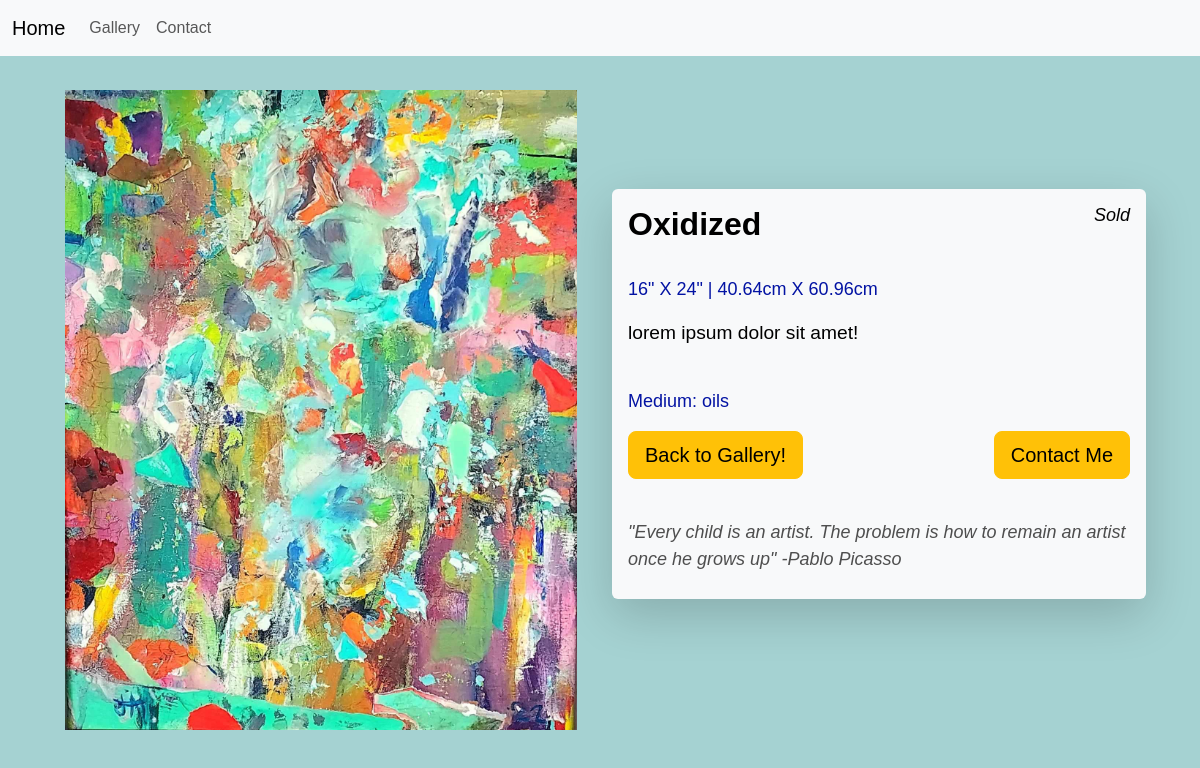
The page /gallery/Oxidized/ on the database as committed earlier.
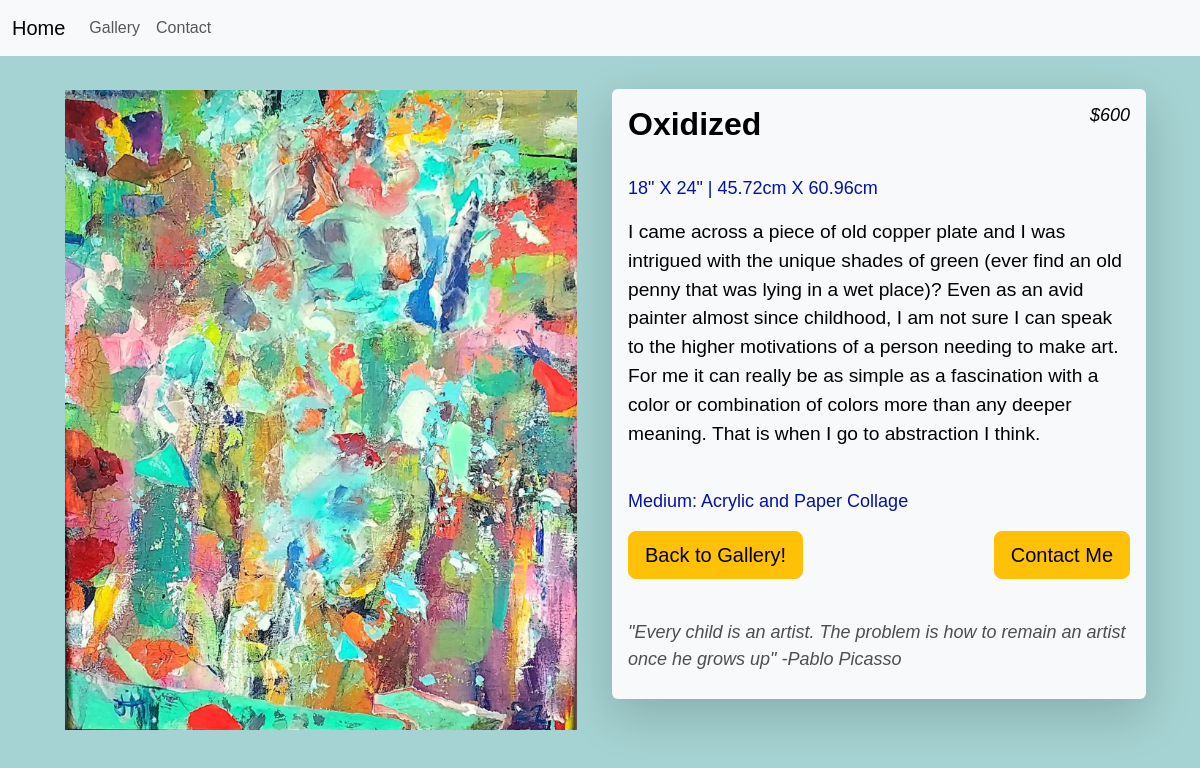
The same page on the database as committed later.
### jimTheArtist/models.py (models this page shows, shortened)
class Painting(models.Model):
    title = models.CharField(max_length=100)
    description = models.TextField()
    medium = models.TextField()
    length = models.IntegerField()
    height = models.IntegerField()
    price = models.IntegerField()
    image = models.ImageField(upload_to='paintings/')

### jimTheArtist/views.py (the view)
# urls.py: path('gallery/<str:painting_name>/', views.painting, name='painting'),
def painting(request, painting_name):
    painting = get_object_or_404(Painting, title=painting_name)
    if painting.price == 0:
        painting.price = 'Sold'
    elif  painting.price < 0:
        painting.price = 'Not For Sale'
    else:
        painting.price = '${:,.0f}'.format(painting.price)
    length_cm = str(painting.length * 2.54) + 'cm'
    height_cm = str(painting.height * 2.54)  + 'cm'
    return render(request, 'painting.html', {'painting': painting,
                                             'quote': random.choice(quotes),
                                             'length_cm': length_cm,
                                             'height_cm': height_cm
                                             }
                                             )

### jimTheArtist/templates/painting.html (shortened to what this page needs)
{% extends 'base.html' %}
{% block content %}
<div class="container">
    <div class="row">
        <div class="col-md-6">
            <span class="d-block mb-3"><img class="full-screen-image w-100 painting_img" src="{{ painting.image.url }}"></span>
        </div>
        <div class="col-md-6 d-flex flex-column justify-content-center">
            <div class="shadow-lg p-3 mb-5 bg-body-tertiary rounded">
              <div class="mb-3">
                <h1 class="h2 mb-2 painting-title">{{ painting.title }} <span class="price-text h5"> {{ painting.price }}</span></h1>
                <br/>
                <p class="small size-text mb-3">{{ painting.length }}" X {{painting.height}}" | {{length_cm}} X {{height_cm}} </p>
                <p class="small painting-text">{{ painting.description }}</p>
                <br/>
                <p class="small medium-text mb-3">Medium: {{ painting.medium}} </p>
              </div>
              <div class="d-flex justify-content-between mb-3">
                <a href="{% url 'gallery' %}" class="btn btn-warning btn-lg mr-3">Back to Gallery!</a>
                <a href="{% url 'contact' %}" class="btn btn-warning btn-lg">Contact Me</a>
              </div>
              <br/>
              <p class="small mb-0 quote-text">{{ quote }}</p>
            </div>
          </div>
    </div>
</div>
{% endblock %}

### jimTheArtist/templates/base.html (shortened to what this page needs)
<!doctype html>
<html lang="en">
  <head>
    <link href="https://cdn.jsdelivr.net/npm/bootstrap@5.3.0-alpha1/dist/css/bootstrap.min.css" rel="stylesheet">
    {% load static %}
    <link rel="stylesheet" type="text/css" href="{% static 'css/style.css' %}"/>
    <link href="{% static 'css/gallery.css' %}" rel="stylesheet">
    <link href="{% static 'css/painting.css' %}" rel="stylesheet">
    <link href="{% static 'css/contact.css' %}" rel="stylesheet">
  </head>
  <body>
    {% include 'navbar.html' %}
    <br/>
    <div class="container">
        {%  block content %}
        {% endblock %}
    </div>
  </body>
</html>

### jimTheArtist/templates/navbar.html (shortened to what this page needs)
{% load static %}
<nav class="navbar navbar-expand-lg navbar-light bg-light">
    <div class="container-fluid">
        <a class="navbar-brand" href="{% url 'home' %}">Home</a>
        <div class="collapse navbar-collapse" id="navbarNav">
            <ul class="navbar-nav me-auto mb-2 mb-lg-0">
                <li class="nav-item">
                    <a class="nav-link" href="{% url 'gallery' %}">Gallery</a>
                </li>
                <li class="nav-item">
                    <a class="nav-link" href="{% url 'contact' %}">Contact</a>
                </li>
            </ul>
        </div>
    </div>
</nav>

### jimTheArtist/static/css/style.css (style rules this page uses)
body { background-color: rgba(141, 198, 198, 0.79); font-family:Arial, Helvetica, sans-serif; }
* { box-sizing: border-box; }

### jimTheArtist/static/css/painting.css (style rules this page uses)
.full-screen-image { height: calc(100vh - 140px); padding: 10px 0; width: auto; object-fit: scale-down; display: block; }
.col-md-6.d-flex { align-items: center; }
.price-text { font-size: 18px; font-style: italic; float: right; color: black; }
.painting-title { color: black; font-family: Arial, Helvetica, sans-serif; font-weight: bold; }
.painting-text { font-size: larger; color: black; }
.size-text { color: rgb(3, 19, 163); font-size: large; }
.medium-text { color: rgb(3, 19, 163); font-size: large; }
.quote-text { font-style: italic; color: rgb(78, 78, 78); padding-bottom: 10px; font-size: large; }

Rows that differ between the two databases and show on the page:
changed Painting "Oxidized": price "Sold" → "$600"; length "16" → "18"; description "lorem ipsum dolor sit amet!" → "I came across a piece of old copper plate and I was intrigued with the unique shades of green (ever find an old penny that was lying in a wet place)? Even as an avid painter almost since childhood, I am not sure I can speak to the higher motivations of a person needing to make art. For me it can really be as simple as a fascination with a color or combination of colors more than any deeper meaning. That is when I go to abstraction I think."; medium "oils" → "Acrylic and Paper Collage"
Other text that changed with them:
{{ length_cm }}: "40.64cm" → "45.72cm"
